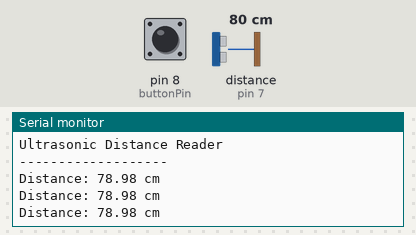
Recording of a sketch running on a simulated Arduino Uno, built with avr-gcc and run on an emulated ATmega328P. Parts: the last lines printed to the serial monitor. Wiring (inferred from the names in the program): ultrasonic range finder: trigger pin 6; echo pin 7. The inputs (shaded band) are chosen by the test bench; at power-on: distance to the obstacle (sensor on pin 7) 80 cm, pin 8 (buttonPin) LOW. The echo pulse lasts 58.3 µs per cm.

Above: at 2.7 s.
2.8 s: distance to the obstacle (sensor on pin 7) set to 35 cm
At 3.5 s:
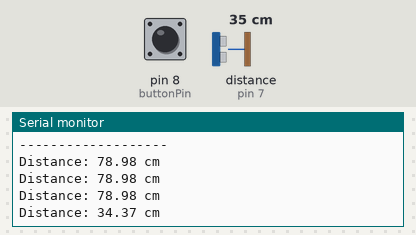
5.8 s: pin 8 (buttonPin) pulled HIGH for 0.6 s
At 6.7 s:
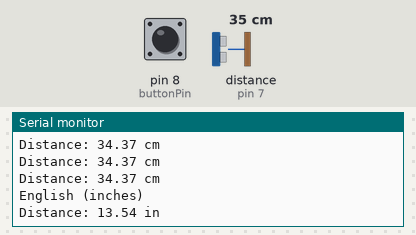
7.9 s: pin 8 (buttonPin) pulled HIGH for 1 s
At 8.42 s:
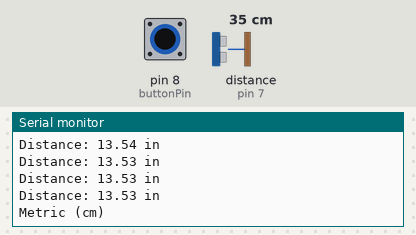
10.4 s: distance to the obstacle (sensor on pin 7) set to 250 cm
At 10.9 s:
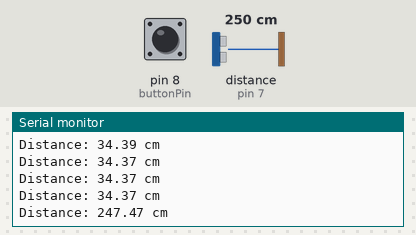
13.4 s: distance to the obstacle (sensor on pin 7) set to 120 cm
At 14.0 s:
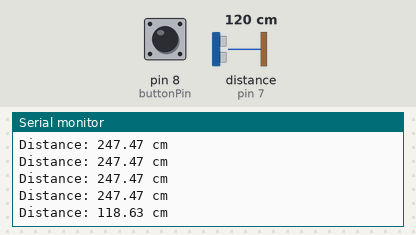
16.4 s: distance to the obstacle (sensor on pin 7) set to 60 cm
At 17.0 s:
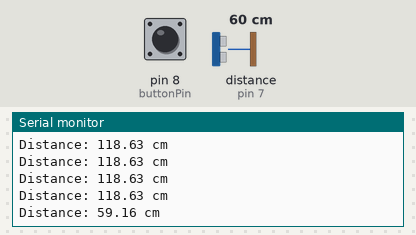
Timing chart, 0 to 19.4 s (numbered marks = the images above; inputs shaded):
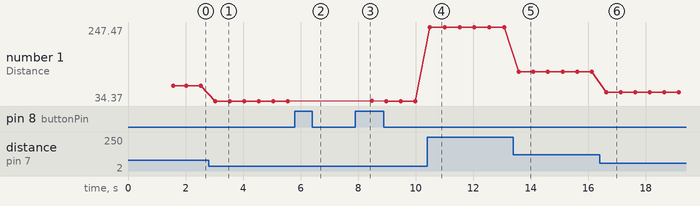

The sketch:

6-2.1.ino
```cpp
// Ultrasonic pins
int trigPin = 6;
int echoPin = 7;

// Button pin
int buttonPin = 8;

// Unit toggle
bool useMetric = true;

// Button tracking
int lastButtonState = LOW;

void setup() {
  Serial.begin(9600);
  delay(1500);

  Serial.println("-------------------");
  Serial.println("Ultrasonic Distance Reader");
  Serial.println("-------------------");

  pinMode(trigPin, OUTPUT);
  pinMode(echoPin, INPUT);
  pinMode(buttonPin, INPUT);
}

void loop() {

  // Button logic
  int currentButtonState = digitalRead(buttonPin);

  if (currentButtonState == HIGH && lastButtonState == LOW) {
    useMetric = !useMetric;

    if (useMetric) {
      Serial.println("Metric (cm)");
    } else {
      Serial.println("English (inches)");
    }

    delay(200); // debounce
  }

  lastButtonState = currentButtonState;

  // Trigger ultrasonic pulse
  digitalWrite(trigPin, LOW);
  delayMicroseconds(2);

  digitalWrite(trigPin, HIGH);
  delayMicroseconds(10);
  digitalWrite(trigPin, LOW);

  // Read echo
  long duration = pulseIn(echoPin, HIGH);

  // Convert
  float distanceCm = duration * 0.034 / 2;
  float distanceIn = distanceCm * 0.3937;

  // Output
  if (useMetric) {
    Serial.print("Distance: ");
    Serial.print(distanceCm);
    Serial.println(" cm");
  } else {
    Serial.print("Distance: ");
    Serial.print(distanceIn);
    Serial.println(" in");
  }

  delay(500);
}
```

Measured:
- after the input at 2.8 s, the serial monitor: prints a new line after 0.24 s (image 1)
- after the input at 5.8 s, the serial monitor: prints a new line after 0.26 s (image 2)
- after the input at 7.9 s, the serial monitor: prints a new line after 0.37 s (image 3)
- after the input at 10.4 s, the serial monitor: prints a new line after 0.10 s (image 4)
- after the input at 13.4 s, the serial monitor: prints a new line after 0.18 s (image 5)
- after the input at 16.4 s, the serial monitor: prints a new line after 0.23 s (image 6)
- plotted number 1: 78.98 → 34.37 after the input at 2.8 s, 34.37 → 247.47 after the input at 10.4 s, 247.47 → 118.63 after the input at 13.4 s, 118.63 → 59.16 after the input at 16.4 s
